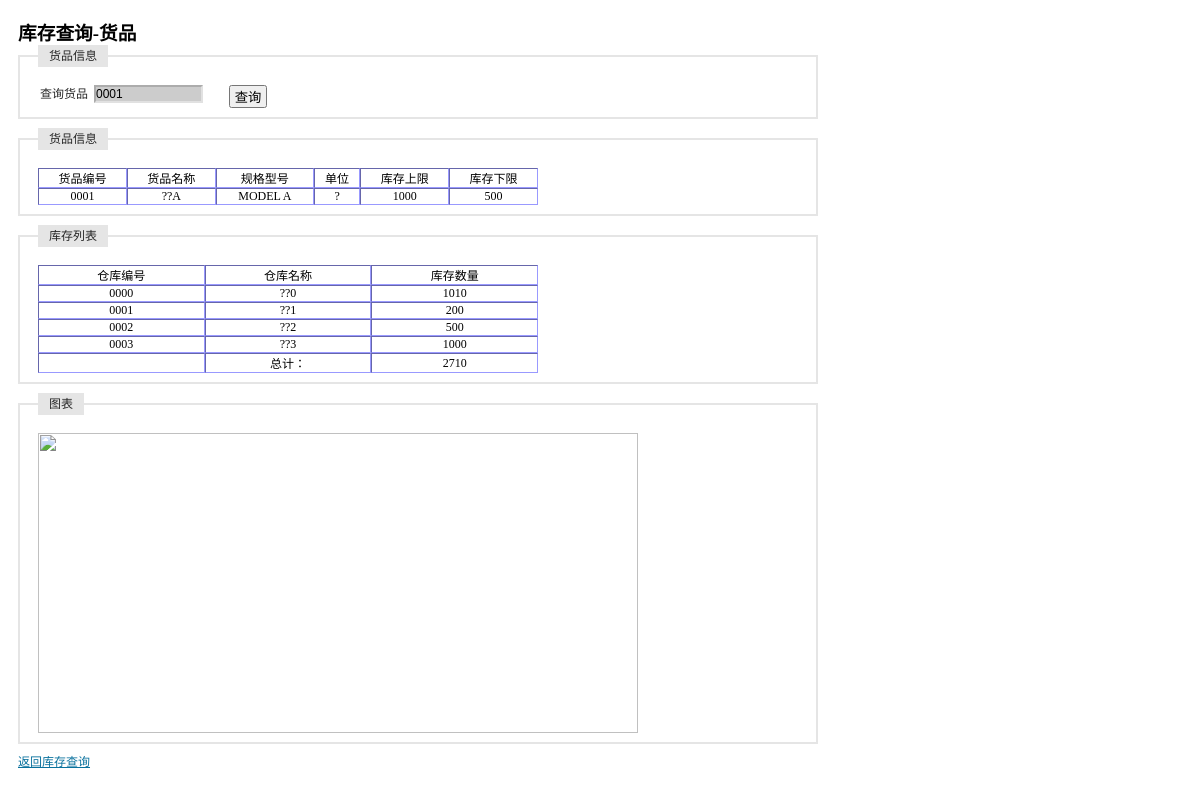
Page /inquire_storage/inquire_storage_item.php?itemid=0001 (signed in) on the earlier database version.
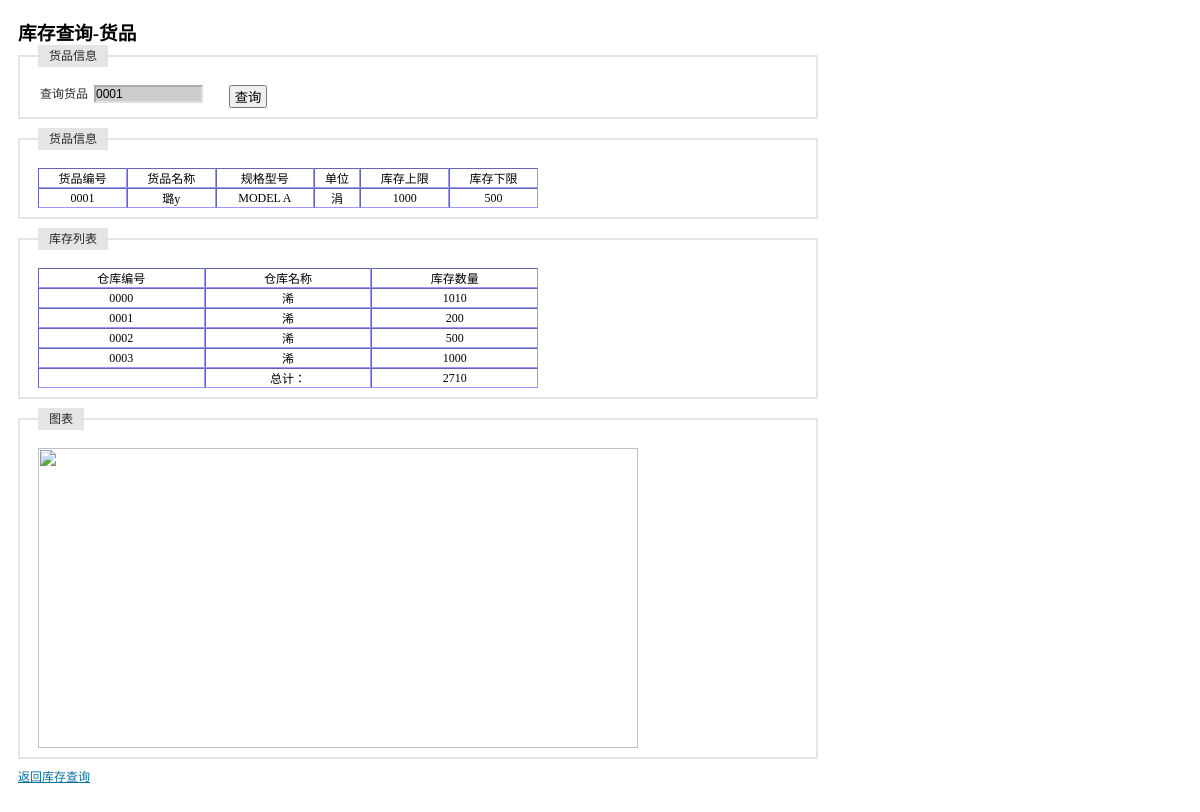
Same page on the later database version.
### tables this page shows
CREATE TABLE `tb_product` (
  `id` int(4) NOT NULL auto_increment,
  `maintype` varchar(20) NOT NULL,
  `subtype` varchar(20) NOT NULL,
  `name` varchar(20) NOT NULL,
  `encode` varchar(20) NOT NULL,
  `barcode` varchar(20) NOT NULL,
  `size` varchar(20) NOT NULL,
  `unit` varchar(10) NOT NULL,
  `upperlimit` int(4) NOT NULL,
  `lowerlimit` int(4) NOT NULL,
  `inprice` int(4) NOT NULL,
  `outprice` int(4) NOT NULL,
  `tupian` varchar(100) NOT NULL,
  `jianjie` mediumtext NOT NULL,
  `addtime` varchar(20) NOT NULL,
  PRIMARY KEY  (`id`,`encode`,`barcode`)
);

CREATE TABLE `table_warehouse` (
  `id` varchar(4) NOT NULL,
  `name` varchar(10) NOT NULL,
  `fuzeren` varchar(10) default NULL,
  `phone` varchar(8) default NULL,
  `address` varchar(50) default NULL,
  `remark` varchar(50) default NULL,
  PRIMARY KEY  (`id`,`name`)
);

CREATE TABLE `table_warehouse_0000` (
  `id` varchar(8) NOT NULL,
  `num` int(4) default NULL,
  PRIMARY KEY  (`id`)
);

CREATE TABLE `table_warehouse_0001` (
  `id` varchar(8) NOT NULL,
  `num` int(4) default NULL,
  PRIMARY KEY  (`id`)
);

CREATE TABLE `table_warehouse_0002` (
  `id` varchar(8) NOT NULL,
  `num` int(4) default NULL,
  PRIMARY KEY  (`id`)
);

CREATE TABLE `table_warehouse_0003` (
  `id` varchar(8) NOT NULL,
  `num` int(4) default NULL,
  PRIMARY KEY  (`id`)
);

### inquire_storage/inquire_storage_item.php (the view, shortened to what this page needs)
<?php
    $itemid = $_GET[itemid];
    $flag = '';
    if($flag == ''){
        $query = "select * from table_warehouse order by id";
        $result_warehouse = mysql_query($query);
    }
    if($flag == ''){
        $query = "select * from tb_product where encode = '$itemid'";
        $result_iteminfo = mysql_query($query);
    }
?>
<!DOCTYPE html PUBLIC "-//W3C//DTD XHTML 1.0 Transitional//EN" "http://www.w3.org/TR/xhtml1/DTD/xhtml1-transitional.dtd">
<html xmlns="http://www.w3.org/1999/xhtml">
<head>
</head>
<link rel="stylesheet" type="text/css" href="../css/iframe.css" media="screen" />
<body style="width:800px">
<form id="form" name="form" method="post" >
  <h3>库存查询-货品</h3>
  <fieldset>
  <legend>货品信息</legend>
  <label>查询货品</label>
  <input id="item_id" name="item_id" type="text"  style="background-color:#CCCCCC" <?php echo "value = '$itemid'";?>  onclick="selectitem()"/>
  <button type="button" onclick="location.href='inquire_storage_item.php?itemid='+document.getElementById('item_id').value">&nbsp;查询&nbsp;</button>
  </fieldset>
  <fieldset>
  <legend>货品信息</legend>
  <table id="iteminfo" width="500" border="1" cellspacing="0" cellpadding="5" style="font-size:12px; border:thin; border-color:#9999FF ">
    <tr align="center">
      <td>货品编号</td>
      <td>货品名称</td>
      <td>规格型号</td>
      <td>单位</td>
      <td>库存上限</td>
      <td>库存下限</td>
    </tr>
    <?php
        echo "<tr align='center'>";
        if($flag == 'none')
            echo "<td>请指定查询的货品ID</td>";
        else{
            $RS = mysql_fetch_array($result_iteminfo);
            if(empty($RS))
                echo "<td>该货品编码不存在</td>";
            else{
                echo "<td>$RS[encode]</td>";
                echo "<td>$RS[name]</td>";
                echo "<td>$RS[size]</td>";
                echo "<td>$RS[unit]</td>";
                echo "<td id='upperlimit'>$RS[upperlimit]</td>";
                echo "<td id='lowerlimit'>$RS[lowerlimit]</td>";
            }
        }
        echo "</tr>";
    ?>
  </table>
  </fieldset>
  <fieldset>
  <legend>库存列表</legend>
  <table id="storage_table" width="500" border="1" cellspacing="0" cellpadding="5" style="font-size:12px; border:thin; border-color:#9999FF ">
    <tr align="center">
      <td>仓库编号</td>
      <td>仓库名称</td>
      <td>库存数量</td>
    </tr>
    <?php
        if($flag == ''){
            $sum = 0;
            while($RS = mysql_fetch_array($result_warehouse)){
                echo "<tr align='center'>";
                echo "<td>$RS[id]</td>";
                echo "<td>$RS[name]</td>";
                $query = "select * from table_warehouse_$RS[id] where id = '$itemid'";
                $result_storage = mysql_query($query);
                $RS2 = mysql_fetch_array($result_storage);
                if(empty($RS2))
                    echo "<td>0</td>";
                else
                    echo "<td>$RS2[num]</td>";
                echo "</tr>";
                $sum += $RS2[num];
            }
        }
        echo "<tr><td></td><td align='center'>总计：</td><td align='center' id='storage'>$sum</td></tr>";
    ?>
  </table>
  </fieldset>
  <fieldset>
  <legend>图表</legend>
  <img src="showbar.php?itemid=<?php echo $itemid;?>" width="600" height="300" border="0" align="bottom">
  </fieldset>
</form>
<p><a href="/wms/inquire_storage/inquire_storage_allitem.php">返回库存查询</a></p>
</body>
</html>

Differences in the rows shown:
removed table_warehouse: id "0000", name "??0", table_warehouse_0000.num "1010"
removed table_warehouse: id "0001", name "??1", table_warehouse_0001.num "200"
removed table_warehouse: id "0002", name "??2", table_warehouse_0002.num "500"
removed table_warehouse: id "0003", name "??3", table_warehouse_0003.num "1000"
changed tb_product "MODEL A": name "??A" → "璐у"; unit "?" → "涓"
added table_warehouse: id "0000", name "浠", table_warehouse_0000.num "1010"
added table_warehouse: id "0001", name "浠", table_warehouse_0001.num "200"
added table_warehouse: id "0002", name "浠", table_warehouse_0002.num "500"
added table_warehouse: id "0003", name "浠", table_warehouse_0003.num "1000"
